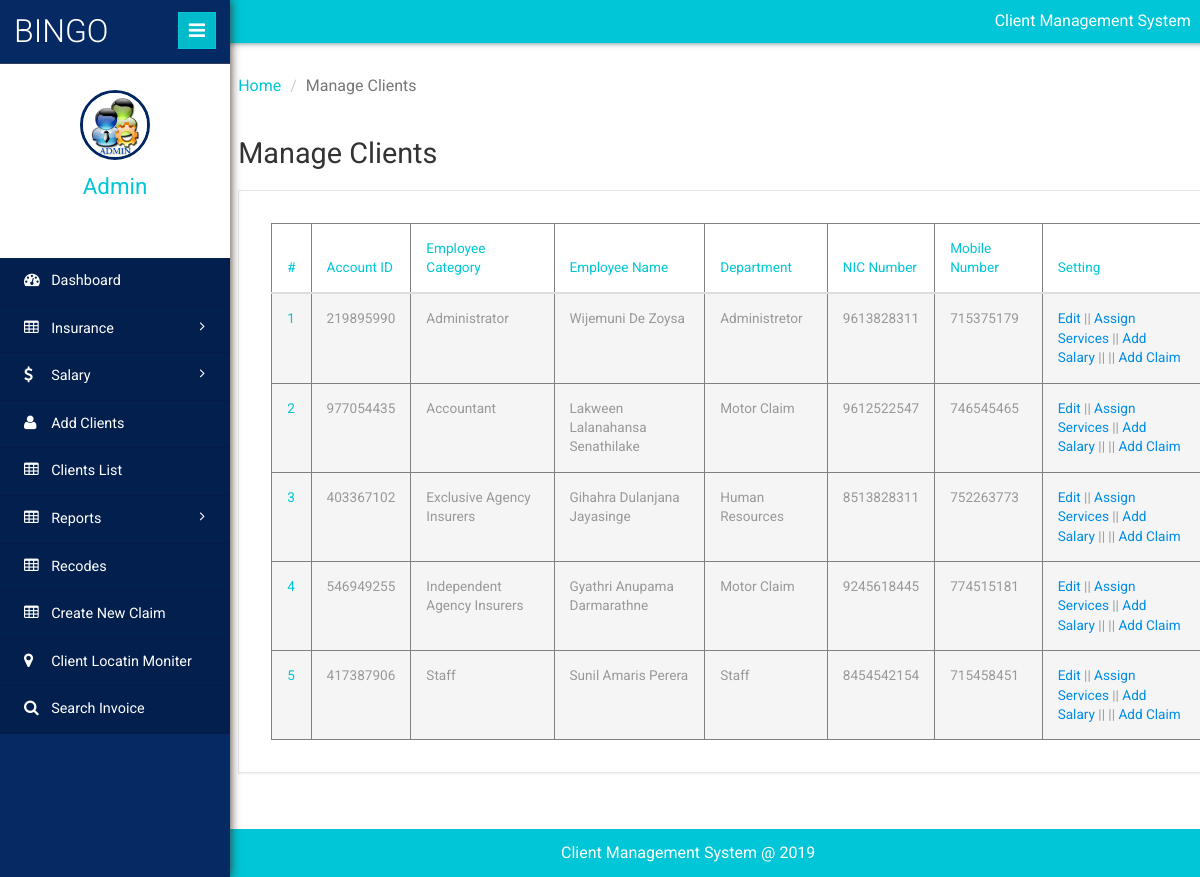
The page /admin/manage-client.php (signed in) on the database its author committed.
### tables this page shows
CREATE TABLE IF NOT EXISTS `tblclient` (
  `ID` int NOT NULL AUTO_INCREMENT,
  `AccountID` int DEFAULT NULL,
  `EmpCategory` varchar(50) DEFAULT NULL,
  `FirstName` varchar(50) DEFAULT NULL,
  `LastName` varchar(50) DEFAULT NULL,
  `FullName` varchar(120) DEFAULT NULL,
  `Department` varchar(120) DEFAULT NULL,
  `Address` varchar(200) DEFAULT NULL,
  `City` varchar(120) DEFAULT NULL,
  `NationalIdentityNumber` bigint DEFAULT NULL,
  `ContactNumber` bigint DEFAULT NULL,
  `Email` varchar(200) DEFAULT NULL,
  `Password` varchar(200) NOT NULL,
  `CreationDate` timestamp NULL DEFAULT CURRENT_TIMESTAMP,
  `DateofBirth` timestamp(6) NULL DEFAULT CURRENT_TIMESTAMP(6),
  PRIMARY KEY (`ID`)
);

### admin/manage-client.php (the view, shortened to what this page needs)
<?php
include('includes/dbconnection.php');
if (strlen($_SESSION['clientmsaid']==0)) {
  header('location:logout.php');
  } else{
  	?>
<!DOCTYPE HTML>
<html>
<head>
	<link href="css/bootstrap.min.css" rel='stylesheet' type='text/css' />
	<link href="css/style.css" rel='stylesheet' type='text/css' />
	<link href="css/font-awesome.css" rel="stylesheet">
	<link rel="stylesheet" href="css/icon-font.min.css" type='text/css' />
</head>
<body>
	<div class="page-container">
		<div class="left-content">
			<div class="inner-content">
				<?php include_once('includes/header.php');?>
				<div class="outter-wp">
					<div class="sub-heard-part">
						<ol class="breadcrumb m-b-0">
							<li><a href="dashboard.php">Home</a></li>
							<li class="active">Manage Clients</li>
						</ol>
					</div>
					<div class="graph-visual tables-main">
						<h3 class="inner-tittle two">Manage Clients </h3>
						<div class="graph">
							<div class="tables">
								<table class="table" border="1"> <thead> <tr> <th>#</th>
									<th>Account ID</th>
									 <th>Employee Category</th>
									 <th>Employee Name</th>
									 <th>Department</th>
									 <th>NIC Number</th>
									 <th>Mobile Number</th>
									 <th>Setting</th>
									  </tr>
									   </thead>
									    <tbody>
									    	<?php
$sql="SELECT * from tblclient";
$query = $dbh -> prepare($sql);
$query->execute();
$results=$query->fetchAll(PDO::FETCH_OBJ);
$cnt=1;
if($query->rowCount() > 0)
{
foreach($results as $row)
{               ?>
									     <tr class="active">
									      <th scope="row"><?php echo htmlentities($cnt);?></th>
									       <td><?php  echo htmlentities($row->AccountID);?></td>
									        <td><?php  echo htmlentities($row->EmpCategory);?></td>
									         <td><?php  echo htmlentities($row->FullName);?></td>
											 <td><?php  echo htmlentities($row->Department);?></td>
											 <td><?php  echo htmlentities($row->NationalIdentityNumber);?></td>
									         <td><?php  echo htmlentities($row->ContactNumber);?></td>
											<td><a href="edit-client-details.php?editid=<?php echo $row->ID;?>">Edit</a> ||
											  	<a href="add-client-services.php?addid=<?php echo $row->ID;?>">Assign Services</a> ||
											    <a href="add-client-salary.php?addid=<?php echo $row->ID;?>">Add Salary</a>	||							||
											    <a href="add-client-claim.php?addid=<?php echo $row->ID;?>">Add Claim</a></tr></td>
									     <?php $cnt=$cnt+1;}} ?>
									     </tbody> </table>
							</div>
						</div>
					</div>
				</div>
				<?php include_once('includes/footer.php');?>
			</div>
		</div>
		<?php include_once('includes/sidebar.php');?>
	</div>
</body>
</html>
<?php }  ?>

### admin/includes/sidebar.php (shortened to what this page needs)
 <div class="sidebar-menu">
    <header class="logo">
        <a href="#" class="sidebar-icon"> <span class="fa fa-bars"></span> </a> <a href="dashboard.php"> <span id="logo"> <h1>BINGO</h1></span>
        </a>
    </header>
    <div class="down">
        <?php
$aid=$_SESSION['clientmsaid'];
$sql="SELECT AdminName from  tbladmin where ID=:aid";
$query = $dbh -> prepare($sql);
$query->bindParam(':aid',$aid,PDO::PARAM_STR);
$query->execute();
$results=$query->fetchAll(PDO::FETCH_OBJ);
$cnt=1;
if($query->rowCount() > 0)
{
foreach($results as $row)
{               ?>
        <a href="dashboard.php"><img src="images/images.jpg" height="70" width="70"></a>
        <a href="dashboard.php"><span class=" name-caret"><?php  echo $row->AdminName;?></span></a>
        <?php $cnt=$cnt+1;}} ?>
        <ul>
            <li><a class="tooltips" href="admin-profile.php"><span>Profile</span><i class="lnr lnr-user"></i></a></li>
            <li><a class="tooltips" href="change-password.php"><span>Settings</span><i class="lnr lnr-cog"></i></a></li>
            <li><a class="tooltips" href="logout.php"><span>Log out</span><i class="lnr lnr-power-switch"></i></a></li>
        </ul>
    </div>
    <div class="menu">
        <ul id="menu" >
            <li><a href="dashboard.php"><i class="fa fa-tachometer"></i> <span>Dashboard</span></a></li>
            <li id="menu-academico" ><a href="#"><i class="fa fa-table"></i> <span>Insurance</span> <span class="fa fa-angle-right" style="float: right"></span></a>
            </li>
            <li id="menu-academico" ><a href="#"><i class="fa fa-usd"></i> <span>Salary</span> <span class="fa fa-angle-right" style="float: right"></span></a>
            </li>
            <li><a href="add-client.php"><i class="fa fa-user"></i> <span>Add Clients</span></a></li>
            <li><a href="manage-client.php"><i class="fa fa-table"></i> <span>Clients List</span></a></li>
            <li id="menu-academico" ><a href="#"><i class="fa fa-table"></i> <span> Reports</span> <span class="fa fa-angle-right" style="float: right"></span></a>
            </li>
            <li><a href="services-details.php"><i class="fa fa-table"></i> <span>Recodes</span></a></li>
            <li><a href="add-claim.php"><i class="fa fa-table"></i> <span>Create New Claim</span></a></li>
            <li><a href="client-location.php"><i class="fa fa-map-marker"></i> <span>Client Locatin Moniter</span></a></li>
            <li><a href="search-invoices.php"><i class="fa fa-search"></i> <span>Search Invoice</span></a></li>
        </ul>
    </div>
</div>

### rows shown on the page
tblclient: AccountID "219895990", EmpCategory "Administrator", FullName "Wijemuni De Zoysa", Department "Administretor", NationalIdentityNumber "9613828311", ContactNumber "715375179"
tblclient: AccountID "977054435", EmpCategory "Accountant", FullName "Lakween Lalanahansa Senathilake", Department "Motor Claim", NationalIdentityNumber "9612522547", ContactNumber "746545465"
tblclient: AccountID "403367102", EmpCategory "Exclusive Agency Insurers", FullName "Gihahra Dulanjana Jayasinge", Department "Human Resources", NationalIdentityNumber "8513828311", ContactNumber "752263773"
tblclient: AccountID "546949255", EmpCategory "Independent Agency Insurers", FullName "Gyathri Anupama Darmarathne", Department "Motor Claim", NationalIdentityNumber "9245618445", ContactNumber "774515181"
tblclient: AccountID "417387906", EmpCategory "Staff", FullName "Sunil Amaris Perera", Department "Staff", NationalIdentityNumber "8454542154", ContactNumber "715458451"

### other values the page prints
$row->AdminName "Admin"
